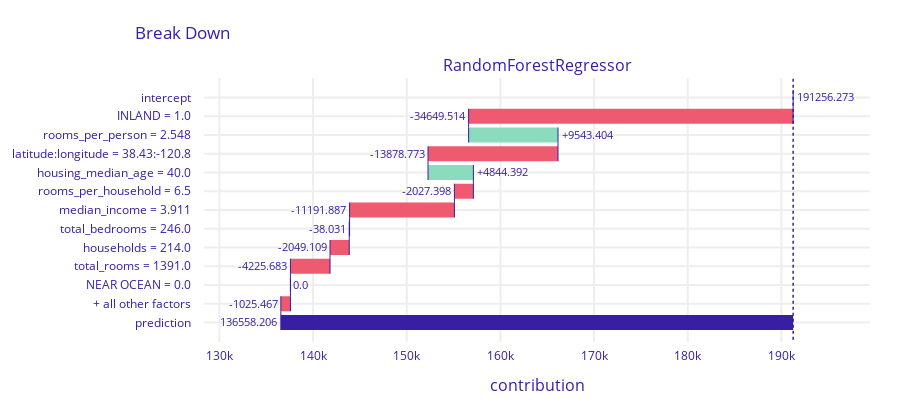

Notebook code for this chart:
### Code cell
explainer.predict_parts(observation2).plot()

### Figure 1 — Plotly figure (JSON) as saved in the notebook; plotly's stock layout.template omitted (floating-point values rounded to 4 significant figures)
{"data": [{"base": 191300.0, "connector": {"line": {"color": "#371ea3", "dash": "solid", "width": 1}, "mode": "spanning"}, "decreasing": {"marker": {"color": "#f05a71"}}, "hoverinfo": "text+delta", "hoverlabel": {"bgcolor": "rgba(0,0,0,0.8)"}, "hovertext": ["Average response: 191256.273<br>Prediction: 136558.206", "INLAND = 1.0<br>decreases average response by", "rooms_per_person = 2.548<br>increases average response by", "latitude:longitude = 38.43:-120.8<br>decreases average response by", "housing_median_age = 40.0<br>increases average response by", "rooms_per_household = 6.5<br>decreases average response by", "median_income = 3.911<br>decreases average response by", "total_bedrooms = 246.0<br>decreases average response by", "households = 214.0<br>decreases average response by", "total_rooms = 1391.0<br>decreases average response by", "NEAR OCEAN = 0.0<br>decreases average response by", "+ all other factors<br>decreases average response by", "Average response: 191256.273<br>Prediction: 136558.206"], "increasing": {"marker": {"color": "#8bdcbe"}}, "measure": ["relative", "relative", "relative", "relative", "relative", "relative", "relative", "relative", "relative", "relative", "relative", "relative", "total"], "orientation": "h", "showlegend": false, "text": ["191256.273", "-34649.514", "+9543.404", "-13878.773", "+4844.392", "-2027.398", "-11191.887", "-38.031", "-2049.109", "-4225.683", "0.0", "-1025.467", "136558.206"], "textposition": "outside", "totals": {"marker": {"color": "#371ea3"}}, "type": "waterfall", "x": [0, -34650.0, 9543.0, -13880.0, 4844.0, -2027.0, -11190.0, -38.03, -2049.0, -4226.0, 0, -1025.0, -54700.0], "xaxis": "x", "y": ["intercept", "INLAND = 1.0", "rooms_per_person = 2.548", "latitude:longitude = 38.43:-120.8", "housing_median_age = 40.0", "rooms_per_household = 6.5", "median_income = 3.911", "total_bedrooms = 246.0", "households = 214.0", "total_rooms = 1391.0", "NEAR OCEAN = 0.0", "+ all other factors", "prediction"], "yaxis": "y"}], "layout": {"annotations": [{"font": {"size": 16}, "showarrow": false, "text": "RandomForestRegressor", "x": 0.5, "xanchor": "center", "xref": "paper", "y": 1, "yanchor": "bottom", "yref": "paper"}, {"font": {"size": 16}, "showarrow": false, "text": "contribution", "x": 0.5, "xanchor": "center", "xref": "paper", "y": 0, "yanchor": "top", "yref": "paper", "yshift": -30}], "font": {"color": "#371ea3"}, "height": 413, "margin": {"b": 71, "r": 30, "t": 78}, "shapes": [{"line": {"color": "#371ea3", "dash": "dot", "width": 1.5}, "type": "line", "x0": 191300.0, "x1": 191300.0, "xref": "x", "y0": -1, "y1": 13, "yref": "y"}], "title": {"text": "Break Down", "x": 0.15}, "xaxis": {"anchor": "y", "automargin": true, "domain": [0, 1], "fixedrange": true, "gridwidth": 2, "range": [128400.0, 199500.0], "tickcolor": "white", "ticklen": 3, "ticks": "outside", "type": "linear", "zeroline": false}, "yaxis": {"anchor": "x", "automargin": true, "autorange": "reversed", "domain": [0, 1], "fixedrange": true, "gridwidth": 2, "tickcolor": "white", "ticklen": 10, "ticks": "outside", "type": "category"}}}
